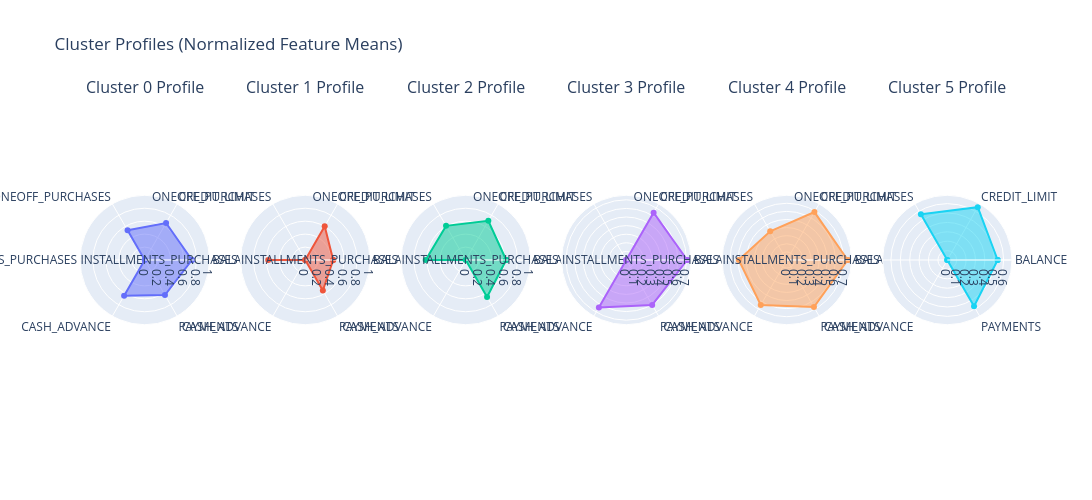

Notebook source saved alongside this figure:
### Markdown cell above
GMMs shows close insights to that in K-means which is mentioned thoroughly in report

### Code cell
np.random.seed(42)

features_to_plot = [
    'BALANCE', 'CREDIT_LIMIT', 'ONEOFF_PURCHASES', 
    'INSTALLMENTS_PURCHASES', 'CASH_ADVANCE', 'PAYMENTS'
]

 
df_scaled['labels'] = df_gmm['labels']
cluster_centroids = df_scaled.groupby('labels')[features_to_plot].mean().reset_index()

 
clusters = cluster_centroids['labels'].unique()
num_clusters = len(clusters)

 
fig = make_subplots(
    rows=1, cols=num_clusters, 
    specs=[[{'type': 'polar'}] * num_clusters],
    subplot_titles=[f"Cluster {c} Profile" for c in clusters]
)

for i, cluster in enumerate(clusters):

    row = cluster_centroids[cluster_centroids['labels'] == cluster].iloc[0]
    values = row[features_to_plot].tolist()
    
 
    values_closed = values + [values[0]]
    categories_closed = features_to_plot + [features_to_plot[0]]
    
    # Add the Scatterpolar trace
    fig.add_trace(
        go.Scatterpolar(
            r=values_closed,
            theta=categories_closed,
            fill='toself',           
            name=f'Cluster {cluster}',
            line=dict(width=2),
            marker=dict(size=6)
        ),
        row=1, col=i+1
    )

fig.update_layout(
    title_text="Cluster Profiles (Normalized Feature Means)",
    showlegend=False,  
    polar=dict(radialaxis=dict(visible=True, range=[0, 1])),
    polar2=dict(radialaxis=dict(visible=True, range=[0, 1])),
    polar3=dict(radialaxis=dict(visible=True, range=[0, 1])),
    height=500,
    width=400 * num_clusters
)

fig.show()

### Figure 1 — Plotly figure (JSON) as saved in the notebook; plotly's stock layout.template omitted (floating-point values rounded to 4 significant figures)
{"data": [{"fill": "toself", "line": {"width": 2}, "marker": {"size": 6}, "name": "Cluster 0", "r": [0.7298, 0.6604, 0.5293, 0, 0.6366, 0.6253, 0.7298], "subplot": "polar", "theta": ["BALANCE", "CREDIT_LIMIT", "ONEOFF_PURCHASES", "INSTALLMENTS_PURCHASES", "CASH_ADVANCE", "PAYMENTS", "BALANCE"], "type": "scatterpolar"}, {"fill": "toself", "line": {"width": 2}, "marker": {"size": 6}, "name": "Cluster 1", "r": [0.4321, 0.6017, 0, 0.5717, 0, 0.5445, 0.4321], "subplot": "polar2", "theta": ["BALANCE", "CREDIT_LIMIT", "ONEOFF_PURCHASES", "INSTALLMENTS_PURCHASES", "CASH_ADVANCE", "PAYMENTS", "BALANCE"], "type": "scatterpolar"}, {"fill": "toself", "line": {"width": 2}, "marker": {"size": 6}, "name": "Cluster 2", "r": [0.6249, 0.6981, 0.6089, 0.6191, 0, 0.6587, 0.6249], "subplot": "polar3", "theta": ["BALANCE", "CREDIT_LIMIT", "ONEOFF_PURCHASES", "INSTALLMENTS_PURCHASES", "CASH_ADVANCE", "PAYMENTS", "BALANCE"], "type": "scatterpolar"}, {"fill": "toself", "line": {"width": 2}, "marker": {"size": 6}, "name": "Cluster 3", "r": [0.7092, 0.6362, 0, 0, 0.6372, 0.6031, 0.7092], "subplot": "polar4", "theta": ["BALANCE", "CREDIT_LIMIT", "ONEOFF_PURCHASES", "INSTALLMENTS_PURCHASES", "CASH_ADVANCE", "PAYMENTS", "BALANCE"], "type": "scatterpolar"}, {"fill": "toself", "line": {"width": 2}, "marker": {"size": 6}, "name": "Cluster 4", "r": [0.7524, 0.6825, 0.4087, 0.5923, 0.6419, 0.671, 0.7524], "subplot": "polar5", "theta": ["BALANCE", "CREDIT_LIMIT", "ONEOFF_PURCHASES", "INSTALLMENTS_PURCHASES", "CASH_ADVANCE", "PAYMENTS", "BALANCE"], "type": "scatterpolar"}, {"fill": "toself", "line": {"width": 2}, "marker": {"size": 6}, "name": "Cluster 5", "r": [0.5365, 0.6491, 0.5617, 0, 0, 0.5696, 0.5365], "subplot": "polar6", "theta": ["BALANCE", "CREDIT_LIMIT", "ONEOFF_PURCHASES", "INSTALLMENTS_PURCHASES", "CASH_ADVANCE", "PAYMENTS", "BALANCE"], "type": "scatterpolar"}], "layout": {"annotations": [{"font": {"size": 16}, "showarrow": false, "text": "Cluster 0 Profile", "x": 0.06944, "xanchor": "center", "xref": "paper", "y": 1, "yanchor": "bottom", "yref": "paper"}, {"font": {"size": 16}, "showarrow": false, "text": "Cluster 1 Profile", "x": 0.2417, "xanchor": "center", "xref": "paper", "y": 1, "yanchor": "bottom", "yref": "paper"}, {"font": {"size": 16}, "showarrow": false, "text": "Cluster 2 Profile", "x": 0.4139, "xanchor": "center", "xref": "paper", "y": 1, "yanchor": "bottom", "yref": "paper"}, {"font": {"size": 16}, "showarrow": false, "text": "Cluster 3 Profile", "x": 0.5861, "xanchor": "center", "xref": "paper", "y": 1, "yanchor": "bottom", "yref": "paper"}, {"font": {"size": 16}, "showarrow": false, "text": "Cluster 4 Profile", "x": 0.7583, "xanchor": "center", "xref": "paper", "y": 1, "yanchor": "bottom", "yref": "paper"}, {"font": {"size": 16}, "showarrow": false, "text": "Cluster 5 Profile", "x": 0.9306, "xanchor": "center", "xref": "paper", "y": 1, "yanchor": "bottom", "yref": "paper"}], "height": 500, "polar": {"domain": {"x": [0, 0.1389], "y": [0, 1]}, "radialaxis": {"range": [0, 1], "visible": true}}, "polar2": {"domain": {"x": [0.1722, 0.3111], "y": [0, 1]}, "radialaxis": {"range": [0, 1], "visible": true}}, "polar3": {"domain": {"x": [0.3444, 0.4833], "y": [0, 1]}, "radialaxis": {"range": [0, 1], "visible": true}}, "polar4": {"domain": {"x": [0.5167, 0.6556], "y": [0, 1]}}, "polar5": {"domain": {"x": [0.6889, 0.8278], "y": [0, 1]}}, "polar6": {"domain": {"x": [0.8611, 1], "y": [0, 1]}}, "showlegend": false, "title": {"text": "Cluster Profiles (Normalized Feature Means)"}, "width": 2400}}
